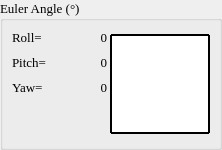
               <widget class="QGroupBox" name="LabelGPEuler">
                <property name="sizePolicy">
                 <sizepolicy hsizetype="Preferred" vsizetype="Maximum">
                  <horstretch>0</horstretch>
                  <verstretch>0</verstretch>
                 </sizepolicy>
                </property>
                <property name="minimumSize">
                 <size>
                  <width>0</width>
                  <height>150</height>
                 </size>
                </property>
                <property name="font">
                 <font>
                  <family>Times New Roman</family>
                  <pointsize>10</pointsize>
                 </font>
                </property>
                <property name="title">
                 <string>Euler Angle (°)</string>
                </property>
                <property name="flat">
                 <bool>true</bool>
                </property>
                <layout class="QHBoxLayout" name="horizontalLayout_7">
                 <property name="spacing">
                  <number>3</number>
                 </property>
                 <property name="leftMargin">
                  <number>9</number>
                 </property>
                 <property name="topMargin">
                  <number>9</number>
                 </property>
                 <property name="rightMargin">
                  <number>9</number>
                 </property>
                 <property name="bottomMargin">
                  <number>9</number>
                 </property>
                 <item>
                  <layout class="QFormLayout" name="formLayout_4">
                   <property name="horizontalSpacing">
                    <number>0</number>
                   </property>
                   <property name="verticalSpacing">
                    <number>10</number>
                   </property>
                   <item row="0" column="0">
                    <widget class="QLabel" name="label_20">
                     <property name="sizePolicy">
                      <sizepolicy hsizetype="Maximum" vsizetype="Preferred">
                       <horstretch>0</horstretch>
                       <verstretch>0</verstretch>
                      </sizepolicy>
                     </property>
                     <property name="text">
                      <string>Roll=</string>
                     </property>
                    </widget>
                   </item>
                   <item row="1" column="0">
                    <widget class="QLabel" name="label_22">
                     <property name="text">
                      <string>Pitch=</string>
                     </property>
                    </widget>
                   </item>
                   <item row="2" column="0">
                    <widget class="QLabel" name="label_19">
                     <property name="text">
                      <string>Yaw=</string>
                     </property>
                    </widget>
                   </item>
                   <item row="0" column="1">
                    <widget class="QLabel" name="LabelEulerX">
                     <property name="minimumSize">
                      <size>
                       <width>60</width>
                       <height>0</height>
                      </size>
                     </property>
                     <property name="maximumSize">
                      <size>
                       <width>60</width>
                       <height>16777215</height>
                      </size>
                     </property>
                     <property name="text">
                      <string>0</string>
                     </property>
                     <property name="alignment">
                      <set>Qt::AlignRight|Qt::AlignTrailing|Qt::AlignVCenter</set>
                     </property>
                    </widget>
                   </item>
                   <item row="1" column="1">
                    <widget class="QLabel" name="LabelEulerY">
                     <property name="minimumSize">
                      <size>
                       <width>60</width>
                       <height>0</height>
                      </size>
                     </property>
                     <property name="maximumSize">
                      <size>
                       <width>60</width>
                       <height>16777215</height>
                      </size>
                     </property>
                     <property name="text">
                      <string>0</string>
                     </property>
                     <property name="alignment">
                      <set>Qt::AlignRight|Qt::AlignTrailing|Qt::AlignVCenter</set>
                     </property>
                    </widget>
                   </item>
                   <item row="2" column="1">
                    <widget class="QLabel" name="LabelEulerZ">
                     <property name="minimumSize">
                      <size>
                       <width>60</width>
                       <height>0</height>
                      </size>
                     </property>
                     <property name="maximumSize">
                      <size>
                       <width>60</width>
                       <height>16777215</height>
                      </size>
                     </property>
                     <property name="text">
                      <string>0</string>
                     </property>
                     <property name="alignment">
                      <set>Qt::AlignRight|Qt::AlignTrailing|Qt::AlignVCenter</set>
                     </property>
                    </widget>
                   </item>
                  </layout>
                 </item>
                 <item>
                  <widget class="QPushButton" name="BTNChartEul">
                   <property name="sizePolicy">
                    <sizepolicy hsizetype="Fixed" vsizetype="Fixed">
                     <horstretch>0</horstretch>
                     <verstretch>0</verstretch>
                    </sizepolicy>
                   </property>
                   <property name="minimumSize">
                    <size>
                     <width>100</width>
                     <height>100</height>
                    </size>
                   </property>
                   <property name="styleSheet">
                    <string notr="true">QPushButton {
font-size:20px;
background-color: white; 
color: #1f1f1f; 
border-width: 2px;
border-style: solid;
border-color: black;
border-radius:1px;
}
QPushButton:hover:!pressed{
background-color: gray;
color: white;
}
QPushButton:pressed{
background-color: white;
color: black;
}
QPushButton:!enabled {
background-color:white;
color: black;
}</string>
                   </property>
                   <property name="text">
                    <string/>
                   </property>
                   <property name="icon">
                    <iconset resource="resources.qrc">
                     <normaloff>:/images/line-chart.png</normaloff>:/images/line-chart.png</iconset>
                   </property>
                   <property name="iconSize">
                    <size>
                     <width>80</width>
                     <height>80</height>
                    </size>
                   </property>
                  </widget>
                 </item>
                </layout>
               </widget>
